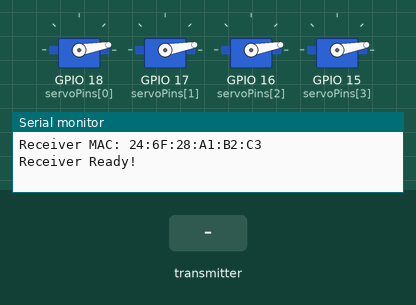
A sketch run on a simulated ESP32. On the bench: 4 × servo, the last lines printed to the serial monitor. The inputs (shaded band) are chosen by the test bench.

Above: at 1.2 s.
1.3 s: the transmitter starts sending fingerStates.0 = 0
At 1.7 s:
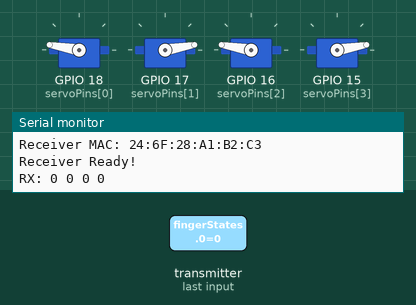
2.8 s: the transmitter starts sending fingerStates.1 = 1
At 4.0 s:
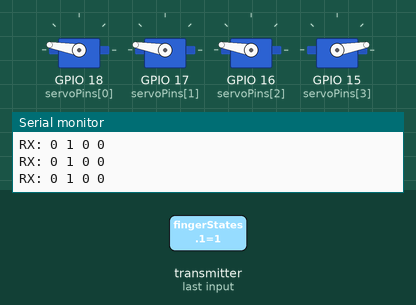
4.3 s: the transmitter starts sending fingerStates.2 = 1
At 5.3 s:
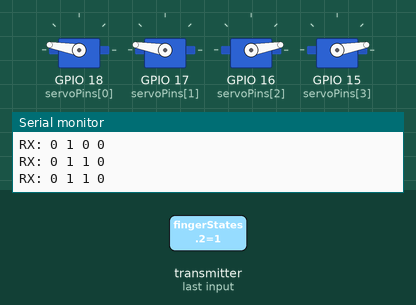
5.8 s: the transmitter starts sending fingerStates.3 = 1
At 6.5 s:
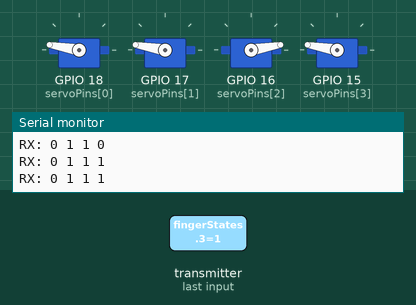
7.3 s: the transmitter starts sending fingerStates.0 = 1
At 7.7 s:
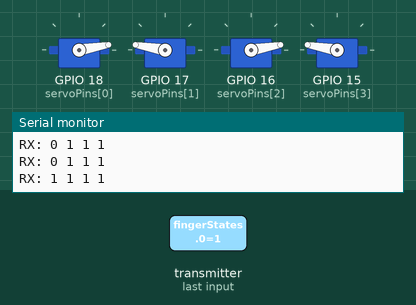
8.8 s: the transmitter starts sending fingerStates.1 = 0
At 10.1 s:
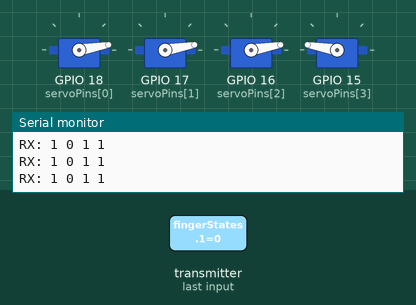
Timing chart, 0 to 11.3 s (numbered marks = the images above; inputs shaded):
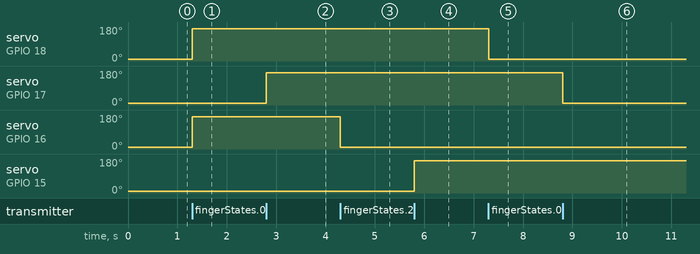

The sketch:

RECEIVER_SLAVE.ino
```cpp
#include <WiFi.h>
#include <esp_now.h>
#include <ESP32Servo.h>

// ================= SERVO =================

const int servoPins[4] = {18, 17, 16, 15};

Servo servos[4];

const int FLAT = 10;
const int BENT = 170;

// ================= DATA =================

typedef struct struct_message {
  int fingerStates[4];
  float flexResistances[4];
  uint32_t timestamp;
} struct_message;

struct_message rxData;

// ================= TIMING =================

unsigned long lastRX = 0;
const int TIMEOUT = 1000;

// ================= CALLBACK =================

void OnDataRecv(const esp_now_recv_info_t *info,
                const uint8_t *data,
                int len) {

  memcpy(&rxData, data, sizeof(rxData));

  lastRX = millis();

  for (int i = 0; i < 4; i++) {

    if (i % 2 == 0) {
      servos[i].write(rxData.fingerStates[i] ? FLAT : BENT);
    } else {
      servos[i].write(rxData.fingerStates[i] ? BENT : FLAT);
    }
  }

  // Debug
  Serial.print("RX: ");
  for (int i = 0; i < 4; i++) {
    Serial.print(rxData.fingerStates[i]);
    Serial.print(" ");
  }
  Serial.println();
}

// ================= SETUP =================

void setup() {

  Serial.begin(115200);

  WiFi.mode(WIFI_STA);

  Serial.print("Receiver MAC: ");
  Serial.println(WiFi.macAddress());

  // Servo init
  for (int i = 0; i < 4; i++) {

    servos[i].setPeriodHertz(50);
    servos[i].attach(servoPins[i]);

    servos[i].write(FLAT);
  }

  // ESP-NOW
  if (esp_now_init() != ESP_OK) {
    Serial.println("ESP-NOW Failed!");
    return;
  }

  esp_now_register_recv_cb(OnDataRecv);

  Serial.println("Receiver Ready!");
}

// ================= LOOP =================

void loop() {

  // Safety
  if (millis() - lastRX > TIMEOUT) {

    for (int i = 0; i < 4; i++) {
      servos[i].write(FLAT);
    }

    static unsigned long t = 0;

    if (millis() - t > 2000) {
      Serial.println("⚠️ No Signal");
      t = millis();
    }
  }

  delay(50);
}
```

Measured:
- after the input at 1.3 s, servo on GPIO 18 (servoPins[0]), servo on GPIO 16 (servoPins[2]): 10° → 170° at once
- after the input at 2.8 s, servo on GPIO 17 (servoPins[1]): 10° → 170° at once
- after the input at 4.3 s, servo on GPIO 16 (servoPins[2]): 170° → 10° at once
- after the input at 5.8 s, servo on GPIO 15 (servoPins[3]): 10° → 170° at once
- after the input at 7.3 s, servo on GPIO 18 (servoPins[0]): 170° → 10° at once
- after the input at 8.8 s, servo on GPIO 17 (servoPins[1]): 170° → 10° at once
